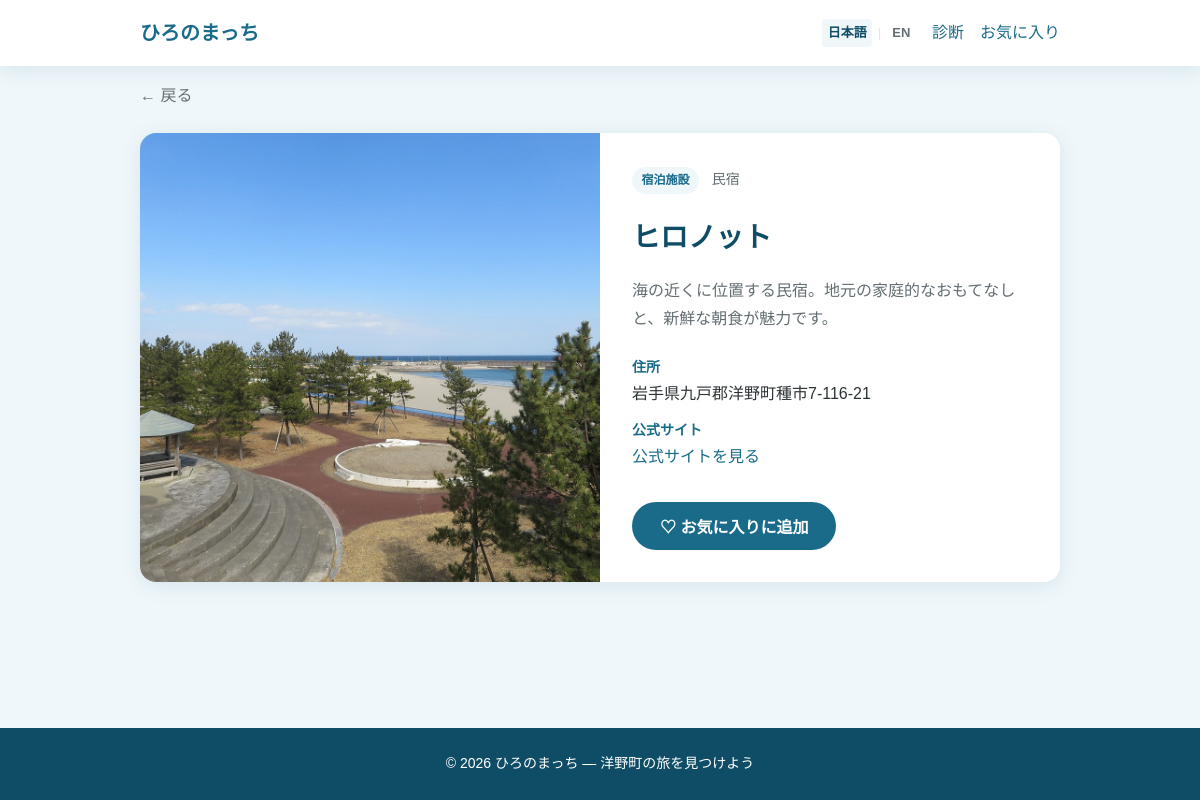
Screenshot of /spot/8 with the database file from the repository.
### tables this page shows
CREATE TABLE spots (
    id INTEGER PRIMARY KEY AUTOINCREMENT,
    name TEXT NOT NULL,
    category TEXT NOT NULL,
    genre TEXT NOT NULL,
    description TEXT NOT NULL,
    image_url TEXT NOT NULL,
    address TEXT NOT NULL,
    official_url TEXT NOT NULL,
    map_url TEXT NOT NULL DEFAULT '',
    name_en TEXT NOT NULL DEFAULT '',
    category_en TEXT NOT NULL DEFAULT '',
    genre_en TEXT NOT NULL DEFAULT '',
    description_en TEXT NOT NULL DEFAULT ''
);

### app.py (the view)
@app.route("/spot/<int:spot_id>")
def spot_detail(spot_id):
    spot = fetch_spot(spot_id)
    if spot is None:
        abort(404)
    return render_template("spot_detail.html", spot=spot)

### app.py (called while the page is built)
@app.context_processor
def inject_i18n():
    return {
        "_": translate,
        "tv": translate_value,
        "lang": get_lang(),
        "supported_langs": SUPPORTED_LANGS,
    }

def fetch_spot(spot_id):
    db = get_db()
    spot = db.execute("SELECT * FROM spots WHERE id = ?", (spot_id,)).fetchone()
    db.close()
    if spot is None:
        return None
    return localize_row(spot, ("name", "category", "genre", "description"))

### database.py (called while the page is built)
def get_db():
    conn = sqlite3.connect(DB_PATH)
    conn.row_factory = sqlite3.Row
    return conn

### i18n.py (called while the page is built)
def load_translations(lang: str) -> dict:
    if lang not in _cache:
        path = TRANSLATIONS_DIR / f"{lang}.json"
        with open(path, encoding="utf-8") as f:
            _cache[lang] = json.load(f)
    return _cache[lang]

def get_lang() -> str:
    try:
        lang = session.get("lang", DEFAULT_LANG)
    except RuntimeError:
        return DEFAULT_LANG
    if lang not in SUPPORTED_LANGS:
        return DEFAULT_LANG
    return lang

def localize_row(row, fields: tuple[str, ...], lang: str | None = None) -> dict:
    lang = lang or get_lang()
    data = dict(row)
    if lang == "en":
        for field in fields:
            en_field = f"{field}_en"
            if data.get(en_field):
                data[field] = data[en_field]
    return data

def translate(key: str, lang: str | None = None) -> str:
    lang = lang or get_lang()
    data = load_translations(lang)
    value = data
    try:
        for part in key.split("."):
            value = value[part]
        if not isinstance(value, str):
            return key
        return value
    except (KeyError, TypeError):
        return key

### templates/spot_detail.html (shortened to what this page needs)
{% extends "base.html" %}
{% block content %}
<section class="spot-detail container">
    <a href="javascript:history.back()" class="back-link">{{ _('spot.back') }}</a>
    <article class="spot-detail-card">
        <div class="spot-detail-image">
            <img src="{{ url_for('static', filename=spot.image_url) }}" alt="{{ spot.name }}">
        </div>
        <div class="spot-detail-body">
            <span class="spot-category">{{ spot.category }}</span>
            <span class="spot-genre">{{ spot.genre }}</span>
            <h1>{{ spot.name }}</h1>
            <p class="spot-description">{{ spot.description }}</p>
            <dl class="spot-info">
                <dt>{{ _('spot.address') }}</dt>
                <dd>{{ spot.address }}</dd>
                <dt>{{ _('spot.official_site') }}</dt>
                <dd>
                    <a href="{{ spot.official_url }}" target="_blank" rel="noopener noreferrer">
                        {{ _('spot.official_link') }}
                    </a>
                </dd>
            </dl>
            <button type="button" class="btn btn-primary btn-favorite-detail"
                    data-spot-id="{{ spot.id }}"
                    data-label-add="{{ _('spot.favorite_add') }}"
                    data-label-done="{{ _('spot.favorite_done') }}">
                {{ _('spot.favorite_add') }}
            </button>
        </div>
    </article>
</section>
{% endblock %}

### static/css/style.css (style rules this page uses)
:root { --color-primary: #1a6b8a; --color-primary-dark: #0f4d66; --color-accent: #f4a261; --color-accent-light: #fff4eb; --color-bg: #f0f7fa; --color-white: #ffffff; --color-text: #2d3436; --color-text-light: #636e72; --color-border: #dfe6e9; --radius: 16px; --radius-sm: 12px; --shadow: 0 4px 20px rgba(26, 107, 138, 0.12); --shadow-card: 0 8px 24px rgba(26, 107, 138, 0.15); --font: "Hiragino Sans", "Hiragino Kaku Gothic ProN", Meiryo, sans-serif; --mobile-max: 480px; --header-height: 57px; }
*, *::before, *::after { box-sizing: border-box; margin: 0; padding: 0; }
body { font-family: var(--font); color: var(--color-text); background: var(--color-bg); line-height: 1.7; min-height: 100vh; display: flex; flex-direction: column; }
img { max-width: 100%; height: auto; display: block; }
a { color: var(--color-primary); text-decoration: none; }
.container { width: 100%; max-width: 960px; margin: 0 auto; padding: 0 1.25rem; }
.btn { display: inline-block; padding: 0.75rem 1.75rem; border-radius: 999px; font-size: 1rem; font-weight: 600; border: none; cursor: pointer; text-decoration: none; transition: transform 0.15s, box-shadow 0.15s; }
.btn-primary { background: var(--color-primary); color: var(--color-white); }
.spot-category { display: inline-block; background: var(--color-bg); color: var(--color-primary); font-size: 0.75rem; font-weight: 600; padding: 0.2rem 0.6rem; border-radius: 999px; margin-bottom: 0.5rem; }
.spot-detail-card { background: var(--color-white); border-radius: var(--radius); overflow: hidden; box-shadow: var(--shadow); display: grid; grid-template-columns: 1fr 1fr; gap: 0; }
.spot-detail-image img { width: 100%; height: 100%; min-height: 320px; object-fit: cover; }
.spot-detail-body { padding: 2rem; }
.spot-genre { display: inline-block; margin-left: 0.5rem; font-size: 0.875rem; color: var(--color-text-light); }
.spot-detail-body h1 { font-size: 1.75rem; color: var(--color-primary-dark); margin: 0.75rem 0 1rem; }
.spot-description { margin-bottom: 1.5rem; color: var(--color-text-light); }
.spot-info { margin-bottom: 1.5rem; }
.spot-info dt { font-weight: 600; font-size: 0.875rem; color: var(--color-primary); margin-top: 0.75rem; }
.spot-info dd { margin-left: 0; }
.btn-favorite-detail { margin-top: 0.5rem; }
.back-link { display: inline-block; margin-bottom: 1.5rem; font-weight: 500; color: var(--color-text-light); text-decoration: none; }

### rows the page displays
spots: image_url (picture), category "宿泊施設", genre "民宿", name "ヒロノット", description "海の近くに位置する民宿。地元の家庭的なおもてなしと、新鮮な朝食が魅力です。", address "岩手県九戸郡洋野町種市7-116-21"
